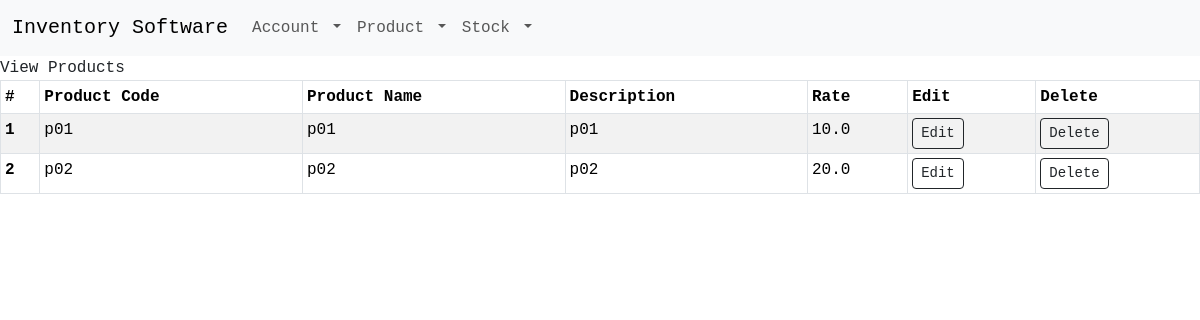
/view-product (signed in), run on an earlier commit of the app's database.
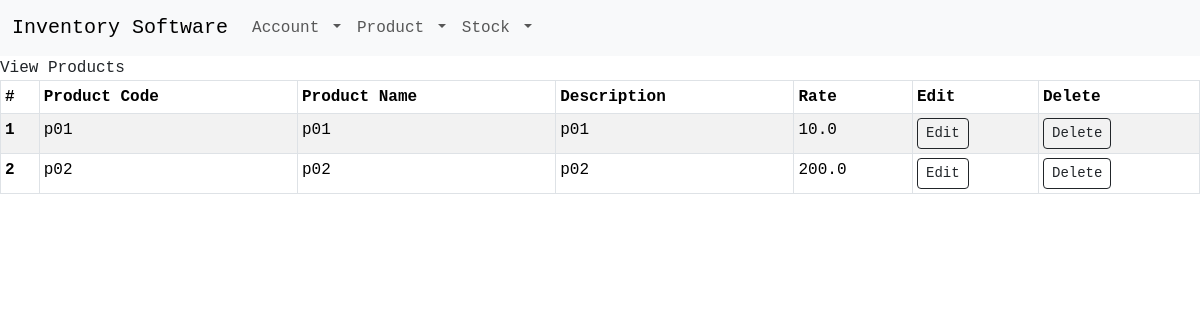
And on a later commit of the database.
### app/models.py (models this page shows)
class Product(db.Model):
    id = db.Column(db.Integer, primary_key=True)
    productCode = db.Column(db.String(250), unique=True, nullable=False)
    productName = db.Column(db.String(250), nullable=False)
    description = db.Column(db.String(250), nullable=False)
    rate = db.Column(db.Float, nullable=False)

### app/views.py (the view)
@app.route("/view-product", methods=["GET", "POST"])
@login_required
def viewProduct():
    products = db.session.query(models.Product).all()
    if current_user.username == "admin":
        return render_template("view_product.html", products=products, admin=True)
    else:
        return render_template("view_product.html", products=products, admin=False)

### app/views.py (called while the page is built)
@login_manager.user_loader
def loader_user(user_id):
    return models.Users.query.get(user_id)

### app/templates/view_product.html
{% extends 'base.html' %}
{% block content %}
    <div>View Products</div>
    <table class="table table-striped table-bordered table-hover table-sm">
        <thead>
        <tr>
            <th scope="col">#</th>
            <th scope="col">Product Code</th>
            <th scope="col">Product Name</th>
            <th scope="col">Description</th>
            <th scope="col">Rate</th>
            <th scope="col">Edit</th>
            <th scope="col">Delete</th>
        </tr>
        </thead>
        <tbody>
        {% for product in products %}
            <tr>
            <th scope="row">{{ loop.index }}</th>
            <td>{{ product.productCode }}</td>
            <td>{{ product.productName }}</td>
            <td>{{ product.description }}</td>
            <td>{{ product.rate }}</td>
            {% if admin %}
            <td><a class="btn btn-outline-dark btn-sm" href ="/edit-product/{{ product.id }}">Edit</a></td>
            <td><a class="btn btn-outline-dark btn-sm" href ="/delete-product/{{ product.id }}">Delete</a></td>
            {% else %}
            <td><a class="btn btn-outline-dark btn-sm disabled" href ="/">Edit</a></td>
            <td><a class="btn btn-outline-dark btn-sm disabled" href ="/">Delete</a></td>
            {% endif %}
            </tr>
        {% endfor %}
        </tbody>
    </table>
{% endblock %}

What changed in the data, as far as the page shows it:
changed Product (number 2 of 2 on the later page): rate "20.0" → "200.0"
